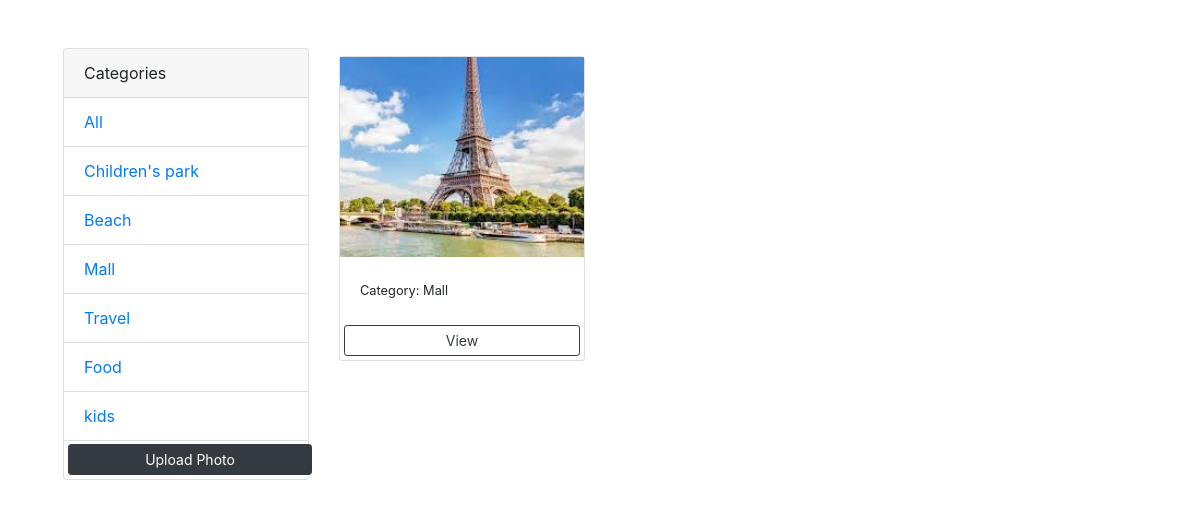
Page /?category=Mall on the committed database.
### PhotoApp/models.py (models this page shows, shortened)
class Category(models.Model):
    name        =   models.CharField(max_length=100,null=False,blank=False)

class Photo(models.Model):
    category           =   models.ForeignKey(Category,on_delete=models.SET_NULL,null=True,blank=True)
    image              =   models.ImageField(null=False,blank=False)
    description        =   models.TextField()

### PhotoApp/views.py (the view)
# urls.py: path('',views.GalleryFunction,name="Gallery"),
def GalleryFunction(request):
    category = request.GET.get('category')
    if category==None:
        photos = Photo.objects.all()
    else:
        photos = Photo.objects.filter(category__name=category)
    categories  =Category.objects.all()
    context={'key':categories,'key1':photos}
    return render(request,'Gallery.html',context)

### templates/Gallery.html (shortened to what this page needs)
<!doctype html>
<html lang="en">
<head>
    <link rel="stylesheet" href="https://cdn.jsdelivr.net/npm/bootstrap@4.0.0/dist/css/bootstrap.min.css">
</head>
<body class="m-5">
<div class="container">
    <div class="row">
        <div class="col-md-3">
            <div class="card">
            <div class="card-header" >
                Categories
            </div>
                <ul class="list-group list-group-flush">
                    <li class="list-group-item"><a href="{% url 'Gallery' %}">All</a></li>
                    {% for i in key %}
                         <li class="list-group-item"><a href="{% url 'Gallery' %}?category={{i.name}}">{{i.name}}</a></li>
                    {% endfor %}
                    <a href="{% url 'Upload' %}" class="btn btn-dark btn-block btn-sm m-1" >Upload Photo</a>
                </ul>
            </div>
        </div>
        <div class="col-md-9">
            <div class="row">
                {% for i in key1 %}
                <div class="col-md-4">
                    <div class="card my-2" >
                    <img class="image-thubmbnails" src="{{i.image.url}}" alt="Card image cap">
                    <div class="card-body">
                        <small>Category: {{i.category.name}}</small>
                </div>
                        <a href="{% url 'Photo' i.id  %}" class="btn btn-outline-dark btn-sm m-1">View</a>
                </div>
                </div>
                {% empty %}
                <h3>No Photos</h3>
                {% endfor %}
            </div>
        </div>
    </div>
</div>
</body>
</html>

### templates/Gallery.html (style rules this page uses)
.image-thubmbnails { height:200px; object-fit:cover; }

### rows in the picture
Category: name "Children's park"
Category: name "Beach"
Category: name "Mall"
Category: name "Travel"
Category: name "Food"
Category: name "kids"
Photo: image (picture), category.name "Mall"
